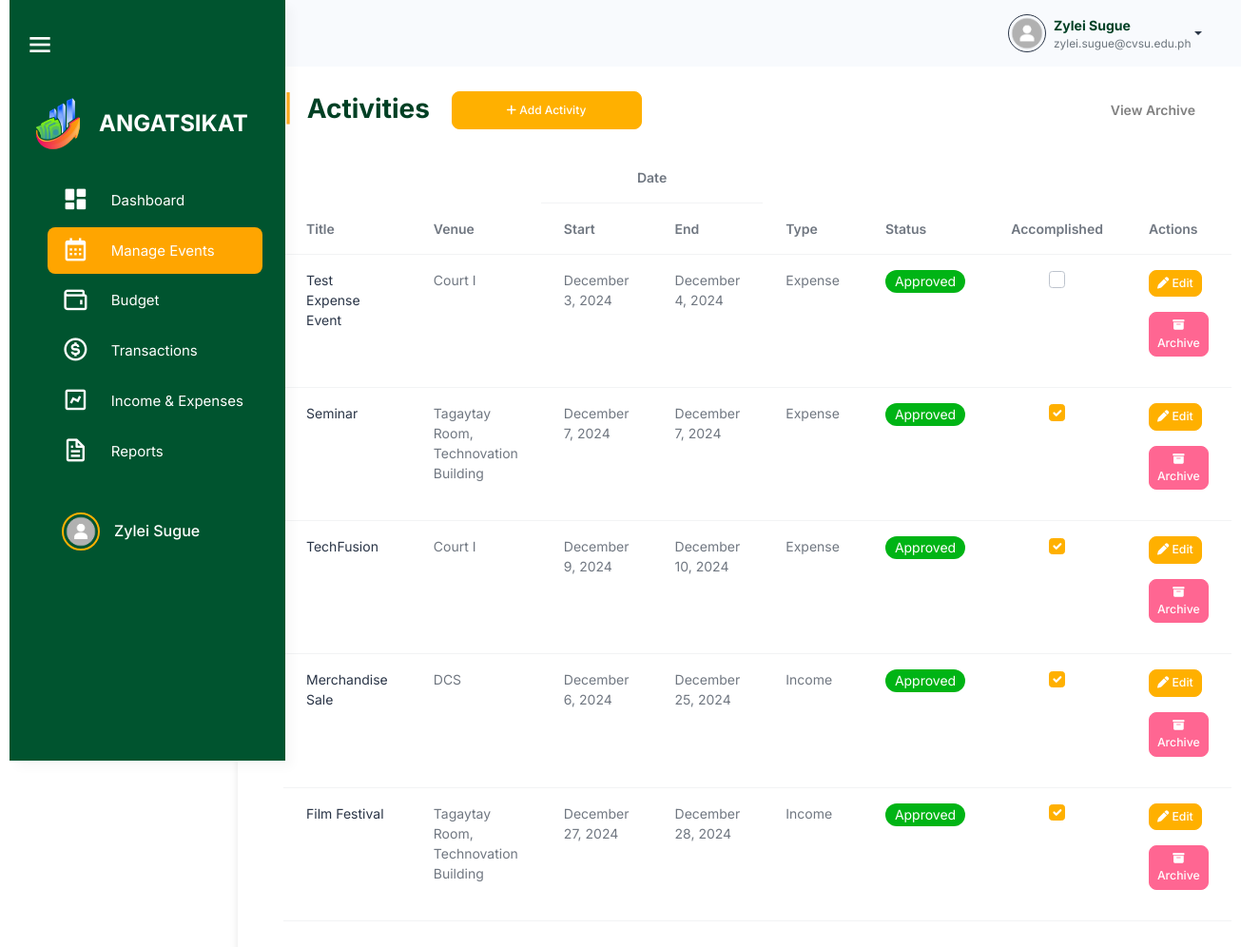
/src/activity_management/activities.php (signed in), run on the app's committed database.
### tables this page shows
CREATE TABLE `users` (
  `user_id` int(11) NOT NULL,
  `username` varchar(100) NOT NULL,
  `password` varchar(255) NOT NULL,
  `profile_picture` varchar(255) NOT NULL,
  `first_name` varchar(255) NOT NULL,
  `last_name` varchar(255) NOT NULL,
  `email` varchar(100) NOT NULL,
  `role` enum('admin','officer','member') NOT NULL,
  `organization_id` int(11) DEFAULT NULL,
  `archived` tinyint(1) DEFAULT 0,
  `created_at` timestamp NOT NULL DEFAULT current_timestamp()
);

CREATE TABLE `events` (
  `event_id` int(11) NOT NULL,
  `plan_id` int(11) NOT NULL,
  `title` varchar(255) NOT NULL,
  `event_venue` varchar(255) NOT NULL,
  `event_start_date` date NOT NULL,
  `event_end_date` date NOT NULL,
  `event_type` varchar(100) DEFAULT NULL,
  `event_status` enum('Pending','Approved','Disapproved') NOT NULL,
  `accomplishment_status` tinyint(1) DEFAULT 0,
  `total_amount` decimal(15,2) NOT NULL,
  `total_profit` decimal(15,2) NOT NULL,
  `organization_id` int(11) DEFAULT NULL,
  `created_by` int(11) DEFAULT NULL,
  `created_at` timestamp NOT NULL DEFAULT current_timestamp(),
  `archived` tinyint(1) DEFAULT 0
);

### src/user_query.php (called while the page is built, shortened)
<?php
$user_id = $_SESSION['user_id'];
$user_query = "SELECT * FROM users WHERE user_id = '$user_id'";
$user_result = mysqli_query($conn, $user_query);
if ($user_result && mysqli_num_rows($user_result) > 0) {
    $user = mysqli_fetch_assoc($user_result);
    $firstname = $user['first_name'];
    $lastname = $user['last_name'];
    $fullname = $firstname . ' ' . $lastname;
    $email = $user['email'];
} else {
    echo "Error fetching user data: " . mysqli_error($conn);
    exit();
}
?>

### src/session_check.php (called while the page is built, shortened)
<?php
$organization_id = $_SESSION['organization_id'];
?>

### src/activity_management/activities.php (the view, shortened to what this page needs)
<?php
include 'connection.php';
include '../session_check.php';
include '../user_query.php';
$sql = "SELECT * FROM events WHERE archived = 0 AND organization_id = $organization_id";
$result = $conn->query($sql);
?>
<!DOCTYPE html>
<html lang="en">
<head>
    <link rel="stylesheet" href="../assets/css/styles.min.css" />
    <link rel="stylesheet" href="../html/sidebar.css" />
    <link rel="stylesheet" href="css/activities.css" />
    <link href="https://unpkg.com/boxicons@2.1.4/css/boxicons.min.css" rel="stylesheet" />
    <link rel="stylesheet" href="https://cdnjs.cloudflare.com/ajax/libs/font-awesome/6.6.0/css/all.min.css">
    <link rel="stylesheet" href="https://cdn.datatables.net/2.1.7/css/dataTables.bootstrap.min.css" />
</head>
<body>
    <?php include '../navbar.php';?>
    <div class="page-wrapper" id="main-wrapper" data-layout="vertical" data-navbarbg="skin6" data-sidebartype="full"
        data-sidebar-position="fixed" data-header-position="fixed">
        <?php include '../sidebar.php'; ?>
    <div class="container mt-5 p-5">
        <h2 class="mb-4 d-flex align-items-center justify-content-between">
            <div>
                <span class="text-warning fw-bold me-2">|</span> Activities
                <button class="btn btn-primary ms-3" data-bs-toggle="modal" data-bs-target="#addEventModal"
                style="height: 40px; width: 200px; border-radius: 8px; font-size: 12px;">
                    <i class="fa-solid fa-plus"></i> Add Activity
                </button>
            </div>
            <a href="activities_archive.php" class="text-gray text-decoration-none fw-bold"
                    style="font-size: 14px;">
                        View Archive
            </a>
        </h2>
        <table id="eventsTable" class="table">
            <thead>
                <tr>
                    <th rowspan=2>Title</th>
                    <th rowspan=2>Venue</th>
                    <th colspan=2 style="text-align: center;"> Date </th>
                    <th rowspan=2>Type</th>
                    <th rowspan=2>Status</th>
                    <th rowspan=2>Accomplished</th>
                    <th rowspan=2>Actions</th>
                </tr>
                <tr>
                    <th>Start</th>
                    <th>End</th>
                </tr>
            </thead>
            <tbody>
                <?php
                if ($result->num_rows > 0) {
                    while($row = $result->fetch_assoc()) {
                        $checked = $row['accomplishment_status'] ? 'checked' : '';
                        $disabled = ($row['event_status'] !== 'Approved') ? 'disabled' : '';
                        echo "<tr>
                                <td><a class='link-offset-2 link-underline link-underline-opacity-0' href='event_details.php?event_id={$row['event_id']}'>{$row['title']}</a></td>
                                <td>{$row['event_venue']}</td>
                                <td>" . date('F j, Y', strtotime($row['event_start_date'])) . "</td>
                                <td>" . date('F j, Y', strtotime($row['event_end_date'])) . "</td>
                                <td>{$row['event_type']}</td>
                                <td>";
                                  if ($row['event_status'] == 'Pending') {
                                    echo " <span class='badge rounded-pill pending'> ";
                                } elseif ($row['event_status'] == 'Approved') {
                                    echo " <span class='badge rounded-pill approved'> ";
                                } elseif ($row['event_status'] == 'Disapproved') {
                                    echo " <span class='badge rounded-pill disapproved'> ";
                                }
                                echo "
                                    {$row['event_status']}
                                    </span>
                                    </td>
                                    <td>
                                        <input type='checkbox'
                                        class='form-check-input'
                                        onclick='showConfirmationModal({$row['event_id']}, this.checked)'
                                        $checked
                                        $disabled>
                                    </td>
                                    <td>
                                        <button class='btn btn-primary btn-sm edit-btn mb-3'
                                                data-bs-toggle='modal'
                                                data-bs-target='#editEventModal'
                                                data-id='{$row['event_id']}'>
                                            <i class='fa-solid fa-pen'></i> Edit
                                        </button>
                                        <button class='btn btn-danger btn-sm archive-btn mb-3'
                                                data-id='{$row['event_id']}'>
                                            <i class='fa-solid fa-box-archive'></i> Archive
                                        </button>
                                    </td>
                                </tr>";
                            }
                        } else {
                            echo "<tr><td colspan='9' class='text-center'>No events found</td></tr>";
                        }
                        ?>
                    </tbody>
                </table>
            </div>
        </div>
</body>
</html>

### src/navbar.php (shortened to what this page needs)
<div class="body-wrapper">
    <header class="app-header">
        <nav class="navbar navbar-expand-lg navbar-light">
            <div class="navbar-collapse justify-content-end px-0" id="navbarNav">
                <div class="container-fluid d-flex justify-content-end align-items-center" style="padding: 0 1rem;">
                    <div class="dropdown">
                        <a href="#" class="dropdown-toggle d-flex align-items-center" data-bs-toggle="dropdown"
                            aria-expanded="false" style="text-decoration: none;">
                            <img class="border border-dark rounded-circle" src="<?php echo !empty($profile_picture) ? '../user/uploads/' . htmlspecialchars($profile_picture) : '../user/uploads/default.png'; ?>" alt="Profile"
                                style="width: 40px; height: 40px; margin-left: 10px;">
                            <div class="d-flex flex-column align-items-start ms-2">
                                <span style="font-weight: bold; color: #004024;"><?php echo htmlspecialchars($fullname); ?></span>
                                <span style="font-size: 0.85em; color: #6c757d;"><?php echo htmlspecialchars($email); ?></span>
                            </div>
                        </a>
                    </div>
                </div>
            </div>
        </nav>
    </header>
</div>

### src/sidebar.php (shortened to what this page needs)
<aside class="left-sidebar" id="sidebar">
    <div class="top-bar">
        <div id="toggleSidebar" class="burger-icon">
            <i class="bx bx-menu"></i>
        </div>
    </div>
    <div>
        <div class="brand-logo logo-container">
            <a href="../html/officer_dashboard.html" class="logo-img">
                <img src="angat sikat.png" alt="Angat Sikat Logo" class="sidebar-logo">
            </a>
            <span class="logo-text">ANGATSIKAT</span>
        </div>
        <nav class="sidebar-nav mx-4">
            <ul id="sidebarnav">
                <li class="sidebar-item">
                    <a class="sidebar-link" href="../dashboard/officer_dashboard.php" aria-expanded="false" data-tooltip="Dashboard">
                        <i class="bx bxs-dashboard"></i>
                        <span class="hide-menu">Dashboard</span>
                    </a>
                </li>
                <li class="sidebar-item">
                    <a class="sidebar-link" href="../activity_management/activities.php" aria-expanded="false" data-tooltip="Manage Events">
                        <i class="bx bx-calendar"></i>
                        <span class="hide-menu">Manage Events</span>
                    </a>
                </li>
                <li class="sidebar-item">
                    <a class="sidebar-link" aria-expanded="false" data-tooltip="Budget">
                        <i class="bx bx-wallet"></i>
                        <span class="hide-menu">Budget</span>
                    </a>
                </li>
                <li class="sidebar-item">
                    <a class="sidebar-link" href="#transactions" aria-expanded="false" data-tooltip="Transactions">
                        <i class="bx bx-dollar-circle"></i>
                        <span class="hide-menu">Transactions</span>
                    </a>
                </li>
                <li class="sidebar-item">
                    <a class="sidebar-link" aria-expanded="false" data-tooltip="Income & Expenses">
                        <i class="bx bx-chart"></i>
                        <span class="hide-menu">Income & Expenses</span>
                    </a>
                </li>
                <li class="sidebar-item">
                    <a class="sidebar-link" href="#reports.php" aria-expanded="false" data-tooltip="Reports">
                        <i class="bx bx-file"></i>
                        <span class="hide-menu">Reports</span>
                    </a>
                </li>
                <li class="sidebar-item profile-container">
                    <a class="sidebar-link" href="../user/profile.html" aria-expanded="false" data-tooltip="Profile">
                        <div class="profile-pic-border">
                            <img src="<?php echo !empty($profile_picture) ? '../user/uploads/' . htmlspecialchars($profile_picture) : '../user/uploads/default.png'; ?>" alt="Profile Picture" class="profile-pic" />
                        </div>
                        <span class="profile-name"><?php echo htmlspecialchars($user['first_name']) . ' ' . htmlspecialchars($user['last_name']); ?></span>
                    </a>
                </li>
            </ul>
        </nav>
    </div>
</aside>

### src/html/sidebar.css (style rules this page uses)
#sidebar { width: 290px; background-color: #00542f; transition: width 0.3s, height 0.3s; display: flex; flex-direction: column; height: 100vh; position: fixed; left: 0; top: 0; border-radius: 0; overflow-x: hidden; z-index: 1000; }
#sidebar .sidebar-item a { display: flex; align-items: center; padding: 10px 15px; color: #ffffff; text-decoration: none; border-radius: 8px; transition: background-color 0.3s; }
#sidebar .sidebar-item a.active, #sidebar .sidebar-item a:hover { background-color: #ffa500; color: #ffffff; }
.profile-container { display: flex; align-items: center; width: 100%; margin-top: 30px; }
.sidebar-item { position: relative; }
.page-wrapper { transition: margin-left 0.3s; }

### src/activity_management/css/activities.css (style rules this page uses)
:root { --bs-font-sans-serif: "Inter", sans-serif; --bs-primary: #ffb000; --bs-secondary: #6c757d; --bs-danger: #ff6692; --bs-body-font-size: 0.875rem; --bs-body-font-weight: 400; --bs-body-line-height: 1.5; --bs-body-color: #111c2d99; --bs-body-bg: #fff; --bs-border-color: #e4ebf0; --bs-heading-color: #111c2d; --bs-border-radius: 7px; --bs-gutter-x: 24px; --bs-btn-font-size: 0.875rem; --bs-card-spacer-y: 30px; --bs-card-spacer-x: 30px; --bs-card-border-width: 0px; --bs-success-rgb: 19,222,185; --bs-primary-rgb: 255, 176, 0; --bs-light-rgb: 246,249,252; --bs-dark-rgb: 42,53,71; }
.container { padding-top: 20px; background-color: #fff; border-radius: 10px; box-shadow: 0 4px 8px rgba(0, 0, 0, 0.1); }
table td .form-check-input { margin-left: auto; margin-right: auto; display: block; width: 1.25em; height: 1.25em; }
table { table-layout: auto; max-width: 100%; height: auto; border-collapse: collapse; }
.btn-primary { background-color: #ffb000; border-color: #ffb000; }
.badge.rounded-pill.approved { background-color: #00b415; color: #fff; }
#sidebar { width: 290px; background-color: #00542f; transition: width 0.3s, height 0.3s; display: flex; flex-direction: column; height: 100vh; position: fixed; left: 0; top: 0; border-radius: 0; overflow-x: hidden; z-index: 1000; }
#sidebar .sidebar-item a { display: flex; align-items: center; padding: 10px 15px; color: #ffffff; text-decoration: none; border-radius: 8px; transition: background-color 0.3s; }
#sidebar .sidebar-item a.active, #sidebar .sidebar-item a:hover { background-color: #ffa500; color: #ffffff; }
.profile-container { display: flex; align-items: center; width: 100%; margin-top: 30px; }
.sidebar-item { position: relative; }
.page-wrapper { transition: margin-left 0.3s; }

### src/navbar.php (style rules this page uses)
.app-header { position: fixed; width: calc(100% - 250px); top: 0; left: 250px; transition: width 0.3s ease-in-out, left 0.3s ease-in-out; z-index: 1000; }

### src/sidebar.php (style rules this page uses)
.left-sidebar { width: 250px; position: fixed; top: 0; left: 10px; height: 100%; background-color: #00542F; overflow: hidden; transition: width 0.3s ease-in-out; }
#main-wrapper { margin-left: 250px; transition: margin-left 0.3s ease-in-out; }

### data on the page
users: fullname "Zylei Sugue", email "zylei.sugue@cvsu.edu.ph", first_name "Zylei", last_name "Sugue"
events: title "Test Expense Event", event_venue "Court I", event_start_date "December 3, 2024", event_end_date "December 4, 2024", event_type "Expense", event_status "Approved"
events: title "Seminar", event_venue "Tagaytay Room, Technovation Building", event_start_date "December 7, 2024", event_end_date "December 7, 2024", event_type "Expense", event_status "Approved"
events: title "TechFusion", event_venue "Court I", event_start_date "December 9, 2024", event_end_date "December 10, 2024", event_type "Expense", event_status "Approved"
events: title "Merchandise Sale", event_venue "DCS", event_start_date "December 6, 2024", event_end_date "December 25, 2024", event_type "Income", event_status "Approved"
events: title "Film Festival", event_venue "Tagaytay Room, Technovation Building", event_start_date "December 27, 2024", event_end_date "December 28, 2024", event_type "Income", event_status "Approved"
